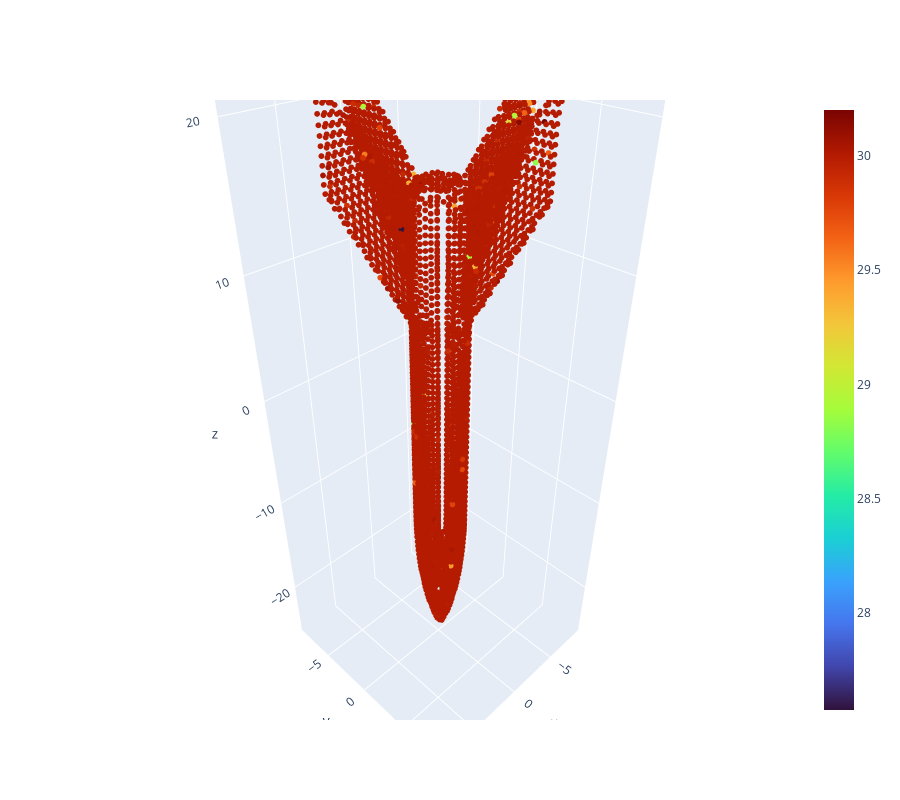

The code cell stored with this chart in its notebook:
### Markdown cell above
# READ A GRAPH AND CONSTRUCT EDGE CONNECTIVITY

### Code cell
# check if given the big tensor storing all simulations, I am able to recover a specific steady state and its quantities

for i in range(1):
    single_graph = new_dataset[i,...]

    # i=0
    # while i < 61:#len(single_graph):
    #     print(f"{i}th node: {torch.norm(single_graph[i,7:10])}")
    #     i += 1

    neighbours = params.NEIGHBOURS

    # print(single_graph[1]) # coord_x, coord_y, coord_z, mis, sdf, size, press, vel_x, vel_y, vel_z, stress_ij

    for i in range(3):
        print(single_graph[i, 7:10].tolist())

    #magvel = torch.norm(single_graph[..., 4:7], dim=-1)
    magvel = torch.norm(single_graph[..., 7:10], dim=-1) # 7:10 are vel_x, vel_y, vel_z
    print(f"magvel: {magvel}")   

    print('Single graph:', single_graph.shape)
    # print('Edge index  :', edge_index.shape)
    print('Velocity magnitude:', magvel.shape)

    print(" ")
    print("VELOCITY:")
    print_3D_graph(single_graph, None, magvel)

    # [(0, -1), (0, 1), (1, 2), (1, 4), (2, 3),
    # (4, 5), (3, 6), (3, 8), (5, 10), (5, 12), 
    # (6, 7), (8, 9), (10, 11), (12, 13)]

### Figure 1 — Plotly figure (JSON) as saved in the notebook; plotly's stock layout.template omitted (floating-point values rounded to 4 significant figures; data arrays with more than 128 entries replaced by an {"elided": "..."} marker saying what was removed)
{"data": [{"marker": {"color": {"elided": "3643 float values"}, "colorscale": [[0, "#30123b"], [0.07143, "#4145ab"], [0.1429, "#4675ed"], [0.2143, "#39a2fc"], [0.2857, "#1bcfd4"], [0.3571, "#24eca6"], [0.4286, "#61fc6c"], [0.5, "#a4fc3b"], [0.5714, "#d1e834"], [0.6429, "#f3c63a"], [0.7143, "#fe9b2d"], [0.7857, "#f36315"], [0.8571, "#d93806"], [0.9286, "#b11901"], [1, "#7a0402"]], "showscale": true, "size": 2}, "mode": "markers", "showlegend": false, "type": "scatter3d", "x": {"elided": "3643 float values"}, "y": {"elided": "3643 float values"}, "z": {"elided": "3643 float values"}}], "layout": {"height": 800, "scene": {"aspectmode": "data"}, "width": 900}}
